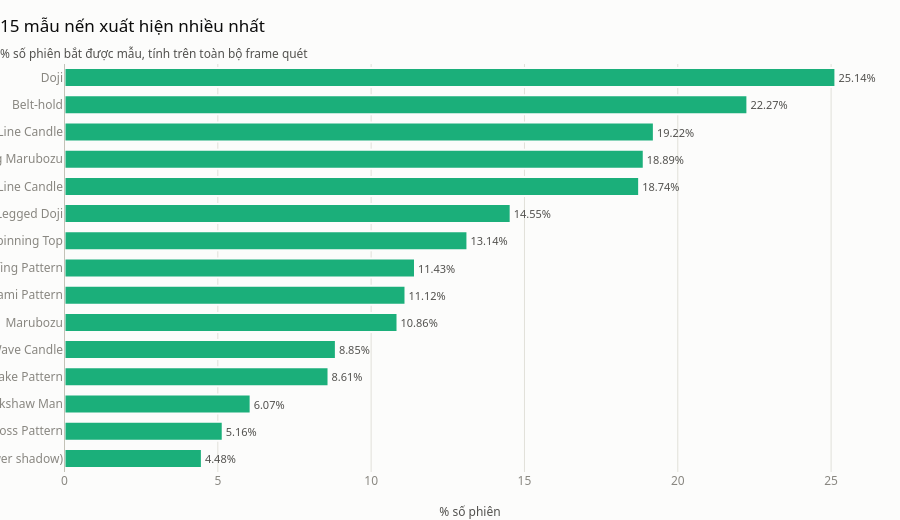

Write notebook code for a chart like this one.
### Markdown cell above
## 4 · Mẫu nào bắt được nhiều nhất — và vì sao điều đó quan trọng

### Code cell
tan_suat = (
    tat.groupby("ten_mau", observed=True)
    .size()
    .div(len(lon))
    .mul(100)
    .sort_values(ascending=False)
    .head(15)
    .round(2)
    .reset_index()
)
tan_suat.columns = ["mẫu hình", "tần suất %"]

bar_ngang(
    tan_suat,
    nhan="mẫu hình",
    gia_tri="tần suất %",
    tieu_de="15 mẫu nến xuất hiện nhiều nhất",
    phu_de="% số phiên bắt được mẫu, tính trên toàn bộ frame quét",
    nhan_x="% số phiên",
    dinh_dang_nhan="{:.2f}%",
)

### Figure 1 — Plotly figure (JSON) as saved in the notebook; plotly's stock layout.template omitted (floating-point values rounded to 4 significant figures)
{"data": [{"cliponaxis": false, "hovertemplate": "%{y}: %{x:,.2f}<extra></extra>", "marker": {"color": ["#1baf7a", "#1baf7a", "#1baf7a", "#1baf7a", "#1baf7a", "#1baf7a", "#1baf7a", "#1baf7a", "#1baf7a", "#1baf7a", "#1baf7a", "#1baf7a", "#1baf7a", "#1baf7a", "#1baf7a"], "line": {"color": "#fcfcfb", "width": 2}}, "orientation": "h", "text": ["4.48%", "5.16%", "6.07%", "8.61%", "8.85%", "10.86%", "11.12%", "11.43%", "13.14%", "14.55%", "18.74%", "18.89%", "19.22%", "22.27%", "25.14%"], "textfont": {"color": "#52514e", "size": 11}, "textposition": "outside", "type": "bar", "x": [4.48, 5.16, 6.07, 8.61, 8.85, 10.86, 11.12, 11.43, 13.14, 14.55, 18.74, 18.89, 19.22, 22.27, 25.14], "y": ["Takuri (Dragonfly Doji with very long lower shadow)", "Harami Cross Pattern", "Rickshaw Man", "Hikkake Pattern", "High-Wave Candle", "Marubozu", "Harami Pattern", "Engulfing Pattern", "Spinning Top", "Long Legged Doji", "Long Line Candle", "Closing Marubozu", "Short Line Candle", "Belt-hold", "Doji"]}], "layout": {"bargap": 0.3, "height": 520, "shapes": [{"line": {"color": "#c3c2b7", "width": 1}, "type": "line", "x0": 0, "x1": 0, "xref": "x", "y0": 0, "y1": 1, "yref": "y domain"}], "showlegend": false, "title": {"text": "15 mẫu nến xuất hiện nhiều nhất<br><sub style='color:#52514e'>% số phiên bắt được mẫu, tính trên toàn bộ frame quét</sub>"}, "xaxis": {"gridcolor": "#e1e0d9", "showgrid": true, "title": {"text": "% số phiên"}}, "yaxis": {"showgrid": false, "type": "category"}}}
